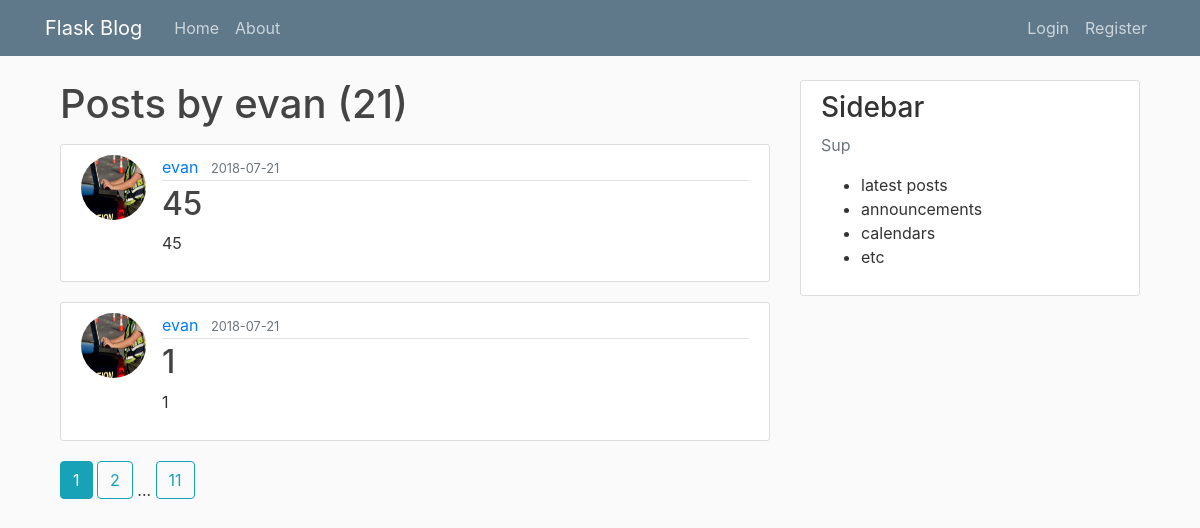
Before: /user/evan with the older database file.
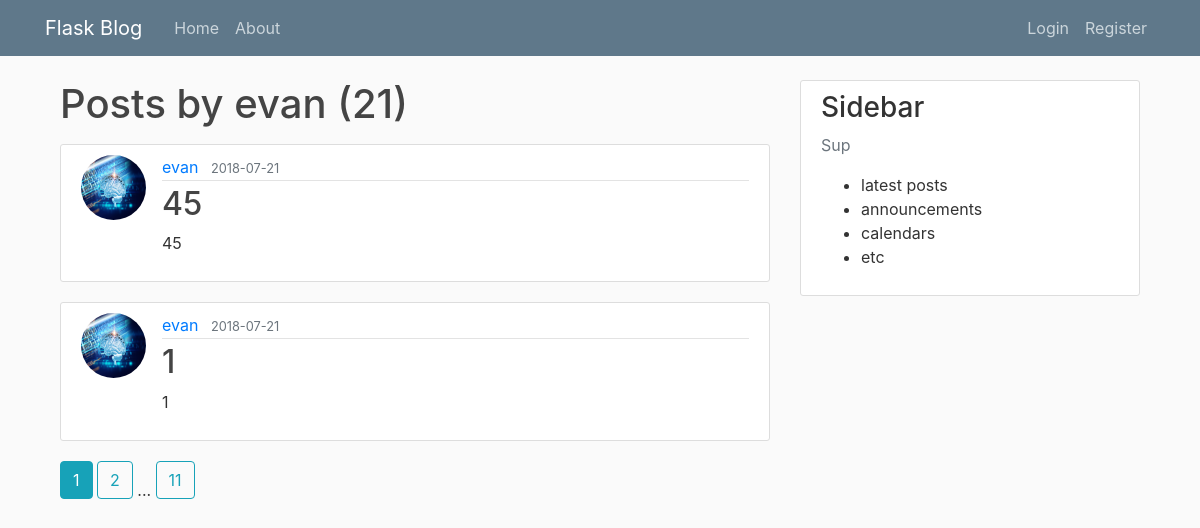
After: the same page with the newer database file.
### flask_blog/models.py (models this page shows, shortened)
class Post(db.Model):
    id = db.Column(db.Integer, primary_key=True)
    title = db.Column(db.String(100), nullable=False)
    date_posted = db.Column(db.DateTime, nullable=False, default=datetime.utcnow)
    content = db.Column(db.Text, nullable=False)
    user_id = db.Column(db.Integer, db.ForeignKey('user.id'), nullable=False)

class User(db.Model, UserMixin):
    id = db.Column(db.Integer, primary_key=True)
    username = db.Column(db.String(20), unique=True, nullable=False)
    email = db.Column(db.String(120), unique=True, nullable=False)
    image_file = db.Column(db.String(20), nullable=False, default='default.jpg')
    password = db.Column(db.String(60), nullable=False)
    posts = db.relationship('Post', backref='author', lazy=True)

### flask_blog/users/routes.py (the view)
@users.route("/user/<string:username>")
def user_posts(username):
    page = request.args.get('page', 1, type=int)
    user = User.query.filter_by(username=username).first_or_404()
    posts = Post \
        .query \
        .filter_by(author=user) \
        .order_by(Post.date_posted.desc()) \
        .paginate(per_page=2, page=page)
    return render_template('user_posts.html', posts=posts, user=user)

### flask_blog/templates/user_posts.html
{% extends 'layout.html' %}
{% block content %}
    <h1 class="mb-3">Posts by {{ user.username }} ({{ posts.total }})</h1>
    {% for post in posts.items %}
        <article class="media content-section">
            <img class="rounded-circle article-img" src="{{ url_for('static', filename='profile_pics/' + post.author.image_file) }}" alt="">
            <div class="media-body">
                <div class="article-metadata">
                    <a class="mr-2" href="{{ url_for('users.user_posts', username=post.author.username) }}">{{ post.author.username }}</a>
                    <small class="text-muted">{{ post.date_posted.strftime('%Y-%m-%d') }}</small>
                </div>
                <h2><a class="article-title" href="{{ url_for('posts.post', post_id=post.id)  }}">{{ post.title }}</a></h2>
                <p class="article-content">{{ post.content }}</p>
            </div>
        </article>
    {% endfor %}
    {% for page_num in posts.iter_pages(left_edge=1, right_edge=1, left_current=1, right_current=2) %}
        {% if page_num %}
            {% if posts.page == page_num %}
                <a class="btn btn-info mb-4" href="{{ url_for('users.user_posts', username=user.username, page=page_num) }}">{{ page_num }}</a>
            {% else %}
                <a class="btn btn-outline-info mb-4" href="{{ url_for('users.user_posts', username=user.username, page=page_num) }}">{{ page_num }}</a>
            {% endif %}
        {% else %}
            ...
        {% endif %}
    {% endfor %}
{% endblock content %}

Changed rows visible on the page:
changed through a linked row, Post (number 1 of 2 on the later page): image_file: a different picture
changed through a linked row, Post (number 2 of 2 on the later page): image_file: a different picture
